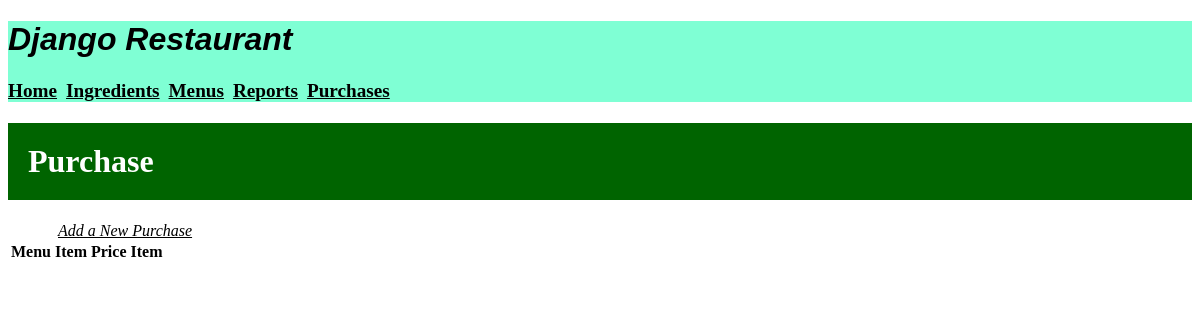
Before: /purchases/ with the older database file.
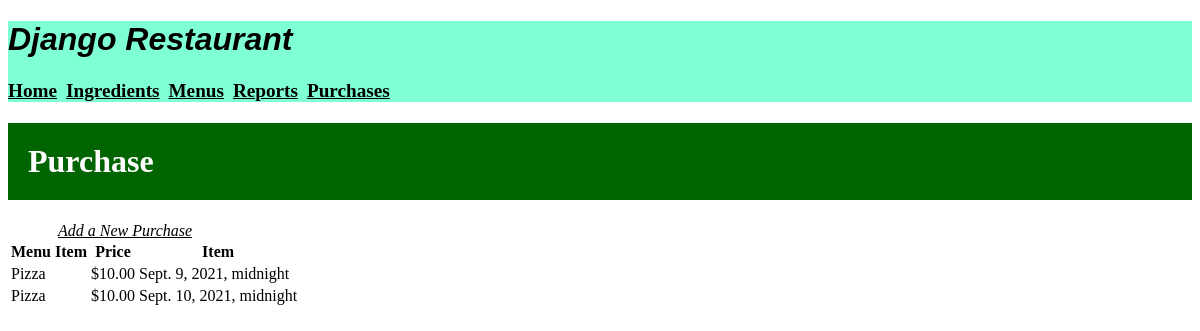
After: the same page with the newer database file.
### inventory/models.py (models this page shows, shortened)
class Purchase(models.Model):
    menu_item = models.ForeignKey(MenuItem, on_delete=models.CASCADE)
    timestamp = models.DateTimeField(default=datetime.date.today)

class MenuItem(models.Model):
    title = models.CharField(max_length=30)
    price = models.FloatField(default=0.0)

### inventory/views.py (the view)
# urls.py: path('purchases/', views.PurchaseView.as_view(), name = "purchases"),
class PurchaseView(ListView):
    model = Purchase
    template_name = "inventory/purchase.html"

### inventory/templates/inventory/purchase.html
{% extends 'inventory/base.html' %}
{% load static %}
{% block content %}
    <h1 class="submenu">Purchase</h1>
    <a class="link" href="{% url 'add_purchase' %}">Add a New Purchase</a>
    <table>
        <tr>
            <th>Menu Item</th>
            <th>Price</th>
            <th>Item</th>
        </tr>
        {% for purchase in object_list %}
            <tr>
                <td>{{ purchase.menu_item.title }}</td>
                <td class="price">${{ purchase.menu_item.price|stringformat:".2f" }}</td>
                <td>{{purchase.timestamp}}</td>
            </tr>
        {% endfor %}
    </table>
{% endblock %}

Changed rows visible on the page:
added Purchase: menu_item "Pizza", menu_item.price "10.00", timestamp "Sept. 9, 2021, midnight"
added Purchase: menu_item "Pizza", menu_item.price "10.00", timestamp "Sept. 10, 2021, midnight"
